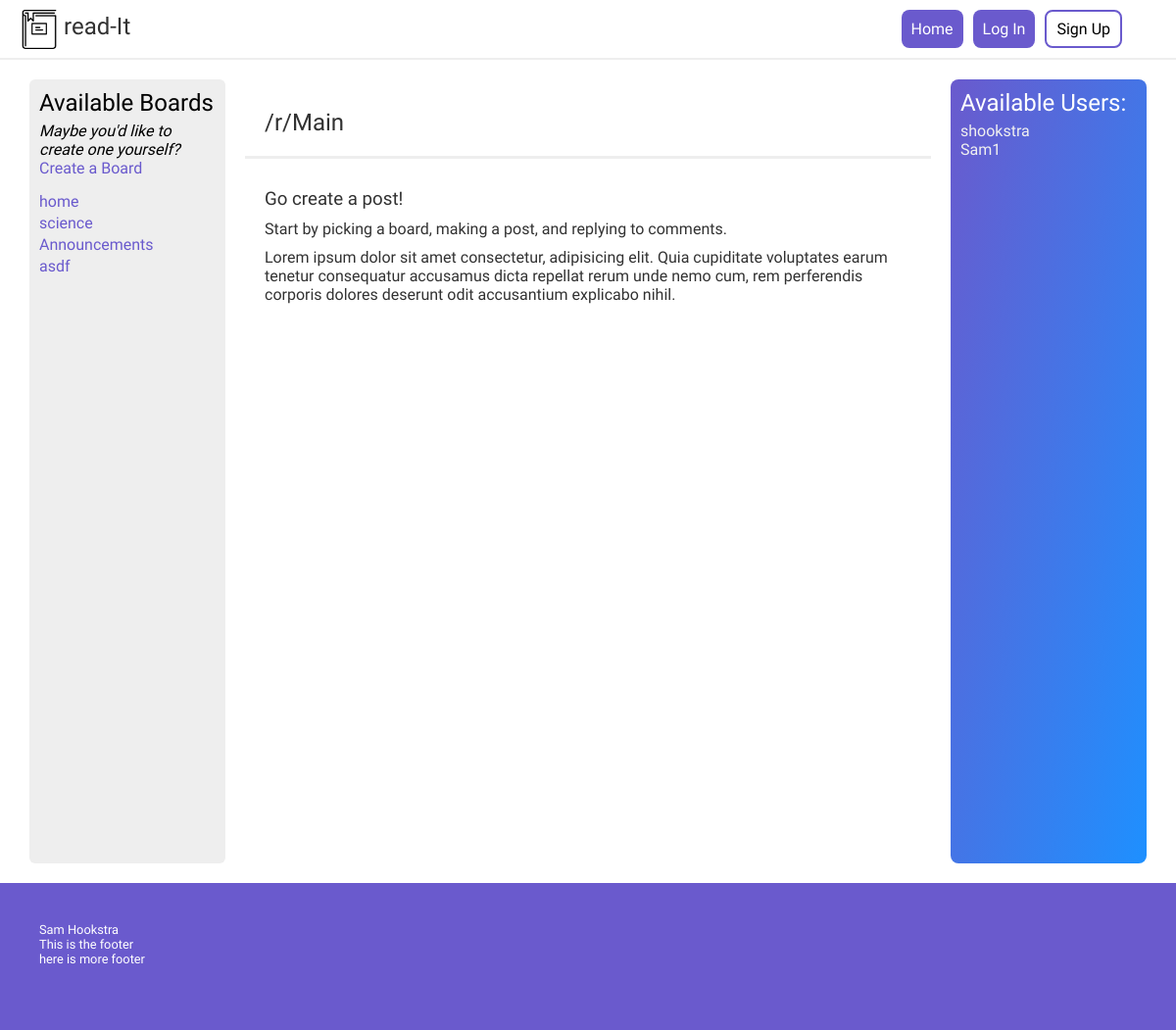
Before: / with the older database file.
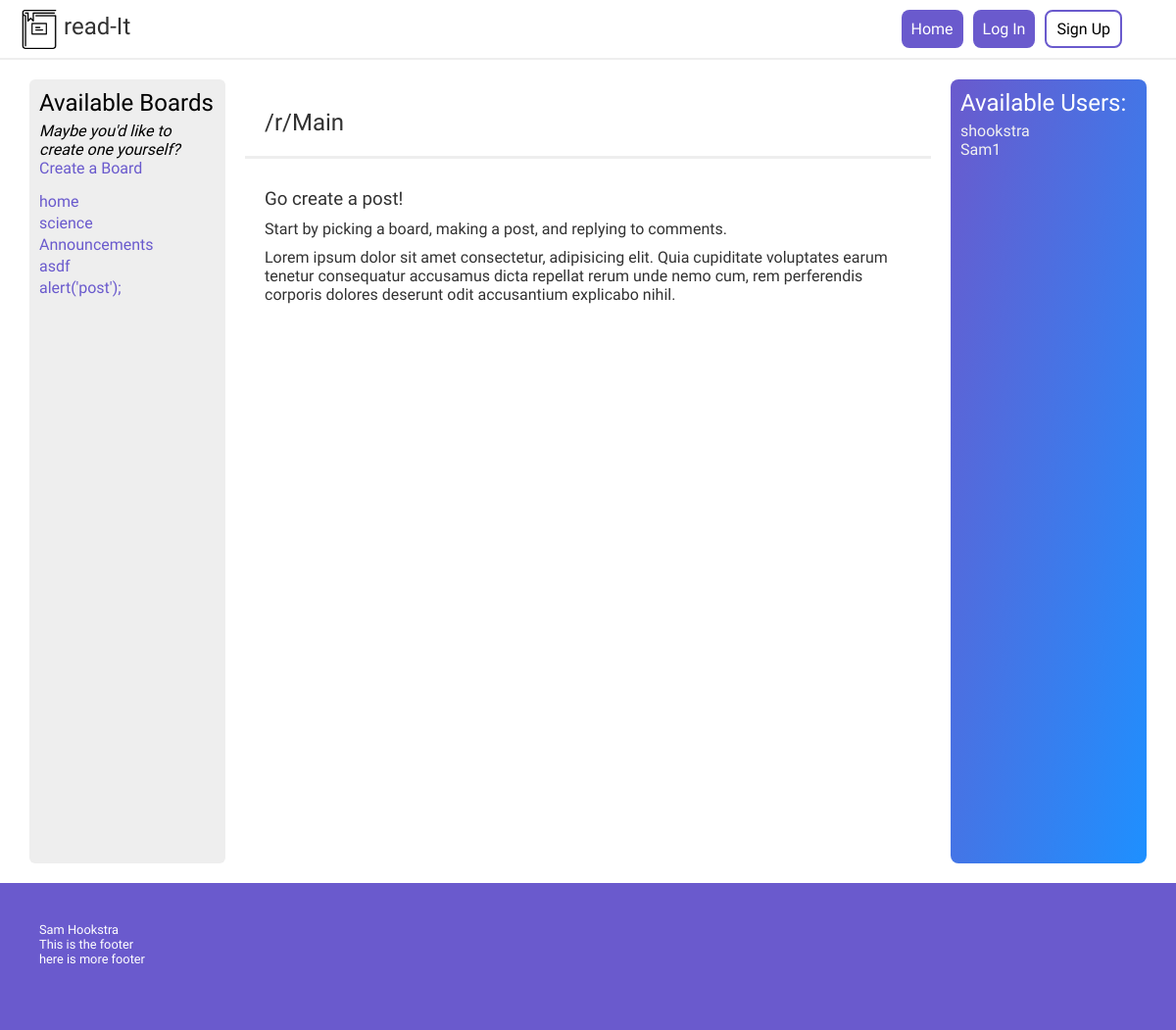
After: the same page with the newer database file.
### tables this page shows
CREATE TABLE `subreddits` (
  `subredditID` int(11) NOT NULL,
  `subredditName` varchar(64) NOT NULL,
  `subredditDescription` varchar(1500) NOT NULL
);

CREATE TABLE `users` (
  `userID` int(11) NOT NULL,
  `username` varchar(32) NOT NULL,
  `email` varchar(64) NOT NULL,
  `password` varchar(128) NOT NULL
);

### models/subreddit/subredditDA.php (called while the page is built, shortened)
<?php
require_once 'models/subreddit/subreddit.php';
class subredditDA
{
    public static function get_all()
    {
        $db = Database::getDB();
        $querySubreddits = 'SELECT * FROM subreddits';
        $statement = $db->prepare($querySubreddits);
        $statement->execute();
        $rows = $statement->fetchAll();
        foreach ($rows as $value) {
            $subreddit = new subreddit($value['subredditID'], $value['subredditName'], $value['subredditDescription']);
            $subreddits[] = $subreddit;
        }
        return $subreddits;
    }
}

### models/subreddit/subreddit.php (called while the page is built, shortened)
<?php
class subreddit
{
    private $subredditID, $subredditName, $subredditDescription;
    public function __construct($subredditID, $subredditName, $subredditDescription)
    {
        $this->subredditID = $subredditID;
        $this->subredditName = $subredditName;
    }
    public function getSubredditID()
    {
        return $this->subredditID;
    }
    public function getSubredditName()
    {
        return $this->subredditName;
    }
}

### models/userDA.php (called while the page is built, shortened)
<?php
require_once('models/database.php');
require_once('models/user.php');
class userDA
{
    public static function get_all()
    {
        $db = Database::getDB();
        $queryUsers = 'SELECT * FROM users';
        $statement = $db->prepare($queryUsers);
        $statement->execute();
        $rows = $statement->fetchAll();
        foreach ($rows as $value) {
            $user = new user($value['userID'], $value['username'], $value['email'], $value['password']);
            $users[] = $user;
        }
        return $users;
    }
}

### models/user.php (called while the page is built, shortened)
<?php
class user
{
    private $userID, $username, $email, $password;
    public function __construct($userID, $username, $email, $password)
    {
        $this->username = $username;
    }
    public function getUsername()
    {
        return $this->username;
    }
}

### views/home.php (the view)
<!DOCTYPE html>
<html lang="en">
<?php include_once("views/components/header.php"); ?>
<body>
    <?php include_once("views/components/nav.php"); ?>
    <div class="container">
        <div class="container-sidebar">
            <h2>Available Boards</h2>
            <p style="font-style: italic">Maybe you'd like to create one yourself?</p>
            <a href="subredditController.php?action=createSubredditForm">Create a Board</a>
            <ul class="boards">
                <?php foreach ($subreddits as $board) : ?>
                    <li>
                        <a href="subredditController.php?action=viewSubreddit&amp;id=<?php echo htmlspecialchars($board->getSubredditID()); ?>">
                            <?php echo htmlspecialchars($board->getSubredditName()); ?>
                        </a>
                    </li>
                <?php endforeach; ?>
            </ul>
        </div>
        <div class="container-main">
            <h2>
                <div class="title-card">/r/Main</div>
            </h2>
            <div class="container-main-maincontent">
                <h3>
                    Go create a post!
                </h3>
                <p>
                    Start by picking a board, making a post, and replying to comments.
                </p>
                <p>
                    Lorem ipsum dolor sit amet consectetur, adipisicing elit. Quia
                    cupiditate voluptates earum tenetur consequatur accusamus dicta
                    repellat rerum unde nemo cum, rem perferendis corporis dolores
                    deserunt odit accusantium explicabo nihil.
                </p>
            </div>
        </div>
        <?php include_once('views\components\usersSidebar.php'); ?>
    </div>
    <div class="footer">
        <p>Sam Hookstra</p>
        <p>This is the footer</p>
        <p>here is more footer</p>
    </div>
</body>
</html>

### views/components/usersSidebar.php
<div class="container-sidebar-right">
    <h2>Available Users:</h2>
    <?php if (!empty($users)) {
        foreach ($users as $user) {
            echo '<a href="index.php?action=viewUser"><p>' . (htmlspecialchars($user->getUsername())) . '</p></a>';
        }
    } ?>
</div>

Changed rows visible on the page:
added subreddits: subredditName "alert('post');"
